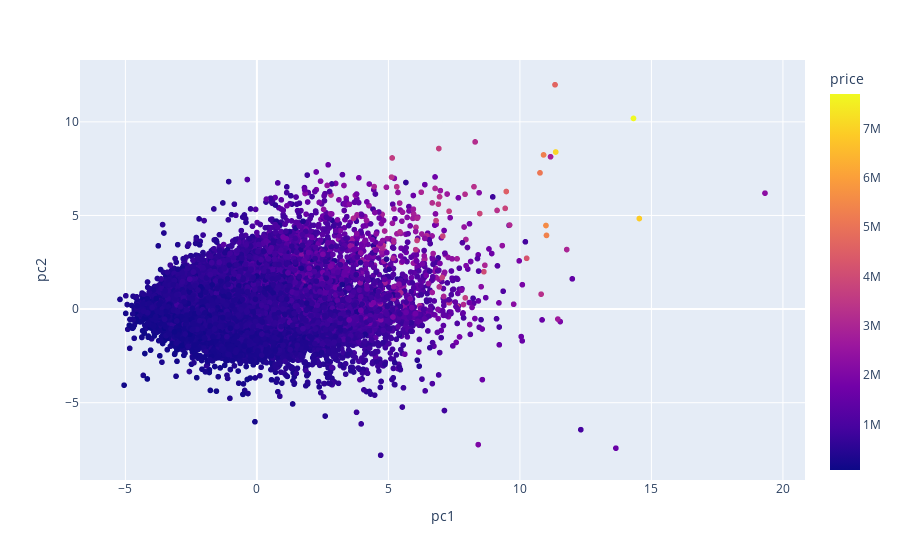

Notebook source saved alongside this figure:
### Code cell
import plotly.express as px
fig=px.scatter(results_df,
              x='pc1',
              y='pc2',
              color='price')
fig.show()

### Figure 1 — Plotly figure (JSON) as saved in the notebook; plotly's stock layout.template omitted (floating-point values rounded to 4 significant figures; data arrays with more than 128 entries replaced by an {"elided": "..."} marker saying what was removed)
{"data": [{"hovertemplate": "pc1=%{x}<br>pc2=%{y}<br>price=%{marker.color}<extra></extra>", "legendgroup": "", "marker": {"color": {"elided": "21613 int values"}, "coloraxis": "coloraxis", "symbol": "circle"}, "mode": "markers", "name": "", "showlegend": false, "type": "scattergl", "x": {"elided": "21613 float values"}, "xaxis": "x", "y": {"elided": "21613 float values"}, "yaxis": "y"}], "layout": {"coloraxis": {"colorbar": {"title": {"text": "price"}}, "colorscale": [[0, "#0d0887"], [0.1111, "#46039f"], [0.2222, "#7201a8"], [0.3333, "#9c179e"], [0.4444, "#bd3786"], [0.5556, "#d8576b"], [0.6667, "#ed7953"], [0.7778, "#fb9f3a"], [0.8889, "#fdca26"], [1, "#f0f921"]]}, "legend": {"tracegroupgap": 0}, "margin": {"t": 60}, "xaxis": {"anchor": "y", "domain": [0, 1], "title": {"text": "pc1"}}, "yaxis": {"anchor": "x", "domain": [0, 1], "title": {"text": "pc2"}}}}
